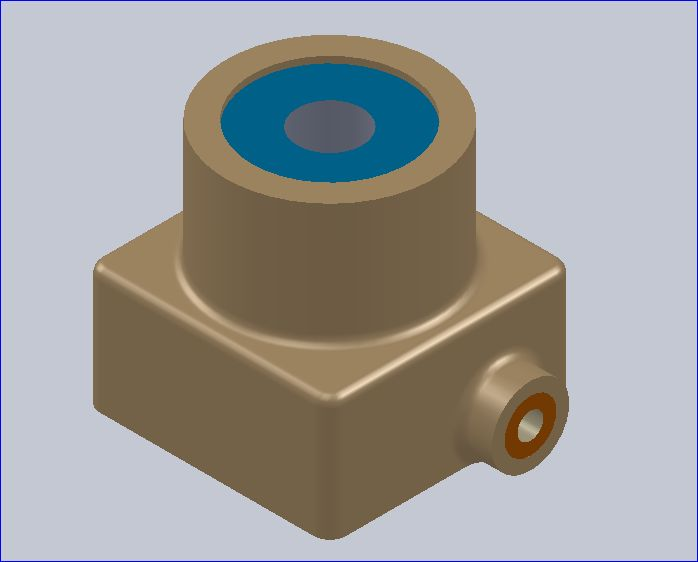
#> input picture opencv-learning/datas/b2.jpg, 698 x 562 px, found by its file name
$ python 12-find-circles.py
#> lines starting #> are read from the running program, lines starting #| are printed output that depends on the picture; after the words box and inside, x2 and y2 are one past the last pixel; in counts of white or black regions, pixels touching at a corner belong together
# -*- coding: utf-8 -*-
import cv2
import numpy as np

img = cv2.imread('datas/b2.jpg')
#> img is the input picture: shape (562, 698, 3); mean B, G, R 156.6, 158.2, 159.5
gray = cv2.cvtColor(img,cv2.COLOR_BGR2GRAY)
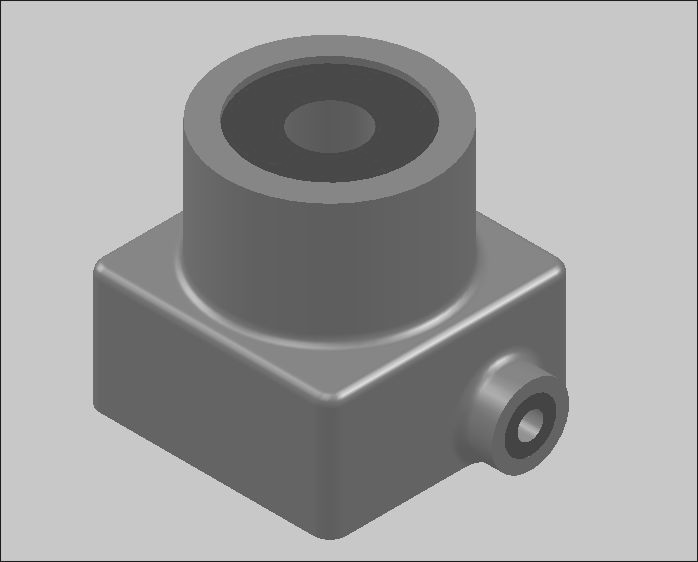
#> gray: shape (562, 698); min 19, max 232, mean 158.4
blur = cv2.medianBlur(gray,5)

circles = cv2.HoughCircles(blur,cv2.HOUGH_GRADIENT,1,120,
                           param1=100,param2=30,minRadius=0,
                           maxRadius=0)
#> circles = [[329.5, 221.5, 159.7], [329.5, 14.5, 167.8], [489.5, 401.5, 78.5], [419.5, 118.5, 55.9], [242.5, 118.5, 58.5], [600.5, 471.5, 115.4], [329.5, 356.5, 42.5]]

circles = np.uint16(np.around(circles))
#> circles = [[330, 222, 160], [330, 14, 168], [490, 402, 78], [420, 118, 56], [242, 118, 58], [600, 472, 115], [330, 356, 42]]

for i in circles[0,:]:
    cv2.circle(img,(i[0],i[1]),i[2],(0,255,0),2)
    cv2.circle(img,(i[0],i[1]),2,(0,255,0),2)
#> this loop made 7 passes
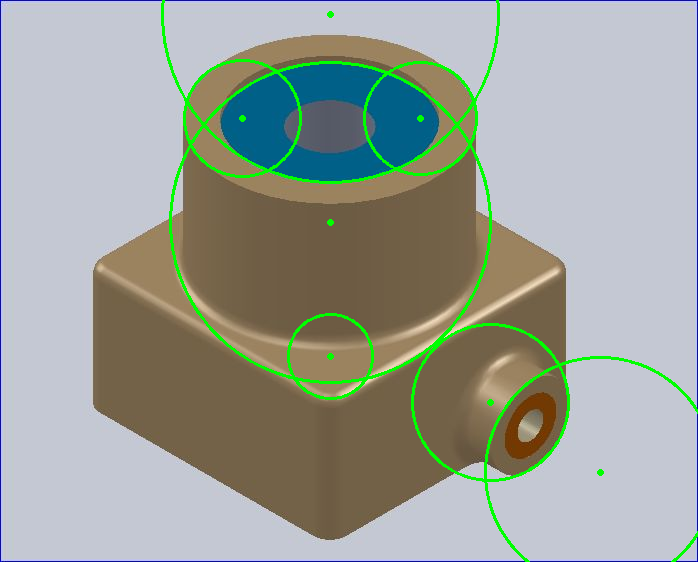
#> img: shape (562, 698, 3); 2.69% of pixels changed, all inside (x1, y1, x2, y2) = (161, 0, 698, 562)


cv2.imshow("IMG",img)
cv2.waitKey()
cv2.destroyAllWindows()

$ run again, with opencv-learning/datas/b1.jpg copied over opencv-learning/datas/b2.jpg
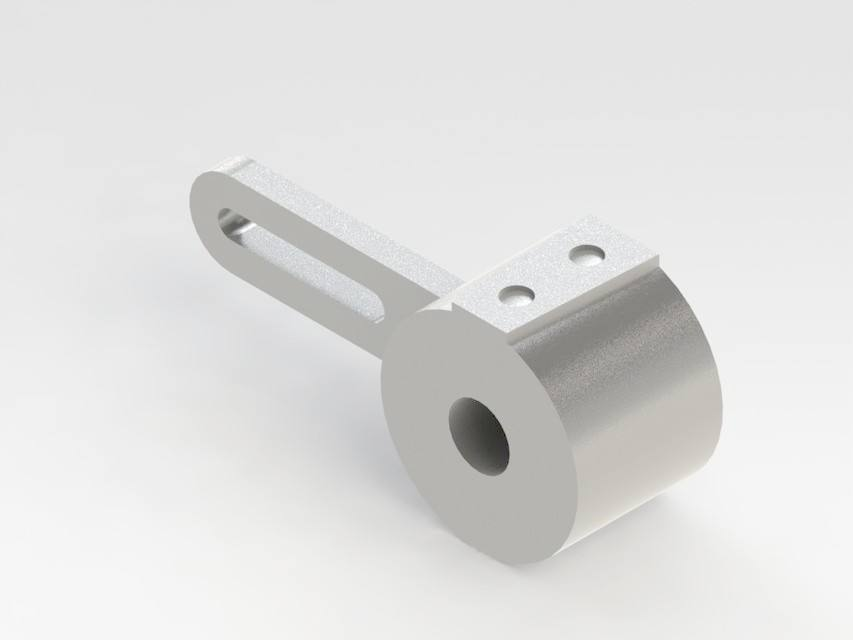
#> input picture opencv-learning/datas/b1.jpg, 853 x 640 px, found by its file name
#> img is the input picture: shape (640, 853, 3); mean B, G, R 221.7, 222.6, 222.8
#> `circles = cv2.HoughCircles(blur,cv2.HOUGH_GRADIENT,1,120, param1=100,p..`: circles = [[508.5, 419.5, 59]]
#> `circles = np.uint16(np.around(circles))`: circles = [[508, 420, 59]]
#> the loop `for i in circles[0,:]:` made 1 pass
#> after the loop `for i in circles[0,:]:`:
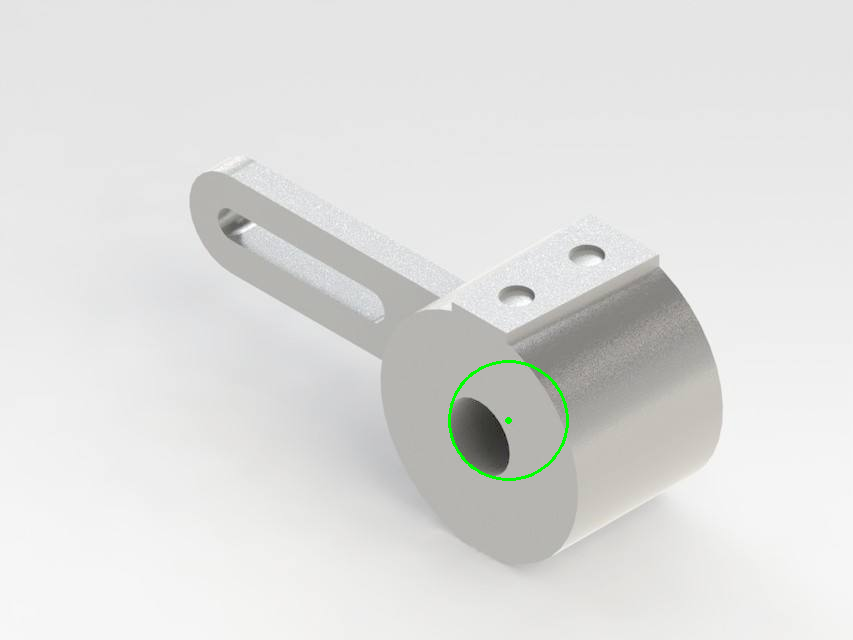
#> img: shape (640, 853, 3); 0.21% of pixels changed, all inside (x1, y1, x2, y2) = (448, 360, 569, 481)

$ run again, with opencv-learning/datas/d2.jpg copied over opencv-learning/datas/b2.jpg
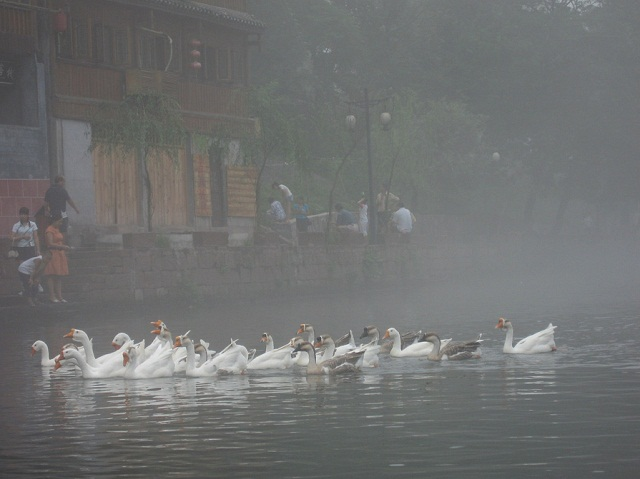
#> input picture opencv-learning/datas/d2.jpg, 640 x 479 px, found by its file name
#> img is the input picture: shape (479, 640, 3); mean B, G, R 112.3, 112.7, 111.2
#> `circles = cv2.HoughCircles(blur,cv2.HOUGH_GRADIENT,1,120, param1=100,p..`: circles = [[194.5, 269.5, 136.5], [204.5, 424.5, 79.9], [340.5, 331.5, 32.9], [103.5, 357.5, 20.2]]
#> `circles = np.uint16(np.around(circles))`: circles = [[194, 270, 136], [204, 424, 80], [340, 332, 33], [104, 358, 20]]
#> the loop `for i in circles[0,:]:` made 4 passes
#> after the loop `for i in circles[0,:]:`:
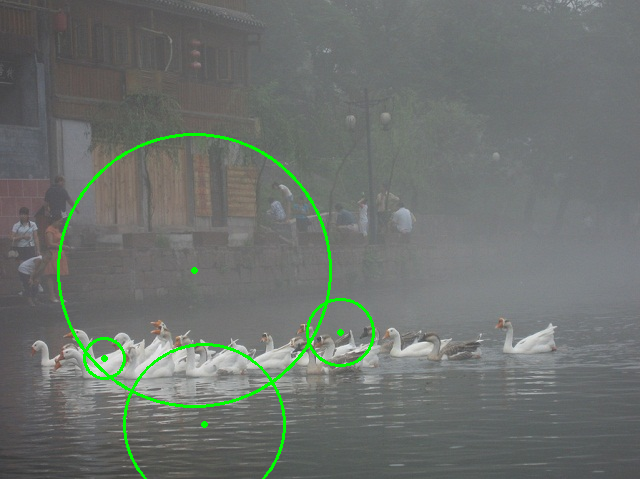
#> img: shape (479, 640, 3); 1.57% of pixels changed, all inside (x1, y1, x2, y2) = (57, 133, 375, 479)
